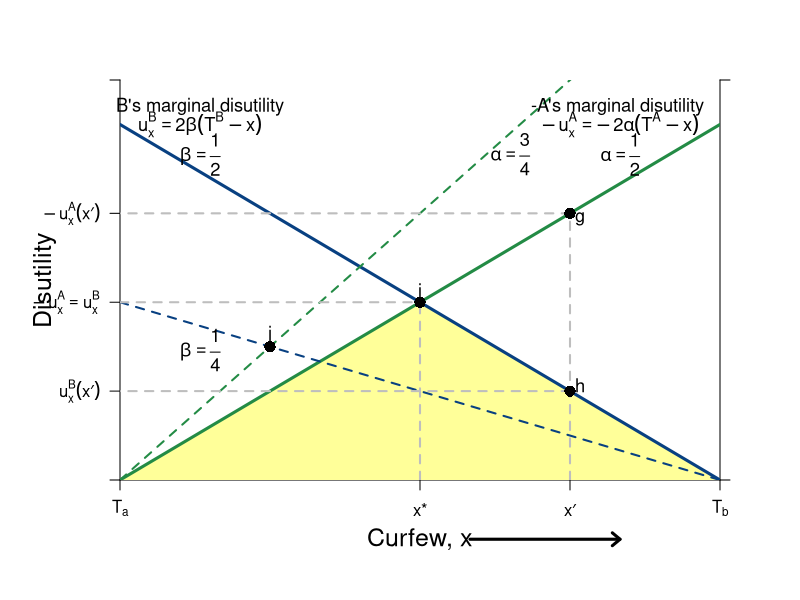

Generate this figure with R:
#Graph Designer: Simon Halliday
#Authors: Bowles, Foley and Halliday
#Title: Coordination, Conflict and Competition: A Text in Microeconomics

library(shape)
pdf(file = "what_can_markets_do/curfew_bargaining.pdf", width = 10, height = 8)

#Set parameters for graphics
axislabelsize <- 1.5
labelsize <- 1.1
graphlinewidth <- 3
segmentlinewidth <- 2

COL <- c("#7fc97f", "#beaed4", "#fdc086", "#ffff99", "#386cb0", "#f0027f", "#bf5b17", "#666666")
COLA <- c("#e0f3db", "#99d8c9","#66c2a4","#41ae76", "#238b45", "#005824")
COLB <- c("#4eb3d3", "#2b8cbe", "#0868ac","#084081")

#Edited the margins to cater for the larger LHS labels
par(mar =  c(6, 6, 4, 4))

#proportion of wealth functions

MUb <- function(x, beta = 1/2, Tb = 9){
  2*beta*(Tb - x)
}

MUa <- function(x, alpha = 1/2, Ta = 3){
  -2*alpha*(Ta - x)
}


#Add limits on axes and levels of utility for each function 
ylims <- c(0, 6.75)
xlims <- c(3, 9)

npts <- 501 
x <- seq(xlims[1], xlims[2], length.out = npts)
y <- seq(ylims[1], ylims[2], length.out = npts) 

plot(0, 0, xlim = xlims, ylim = ylims, type = "n",
     xlab = expression(paste("")),
     ylab = expression(paste("")), 
     xaxt = "n", 
     yaxt = "n", 
     cex.lab = axislabelsize, 
     bty = "n", 
     xaxs="i", 
     yaxs="i"
)

#x and y limits with plain axes without ticks/numbers to match previous graph; y axes on both sides

ticksx <- c(3, 6, 7.5, 9)
xlabels <- c(expression(paste(T[a])), expression(paste("x*")), expression(paste(x*minute)), expression(paste(T[b])))
ticksy <- c(0, MUa(x = 7.5), MUa(x = 6), MUb(x = 7.5), ylims[2])

ylabels <- c(NA, expression(paste(-u[x]^A*(x*minute))), expression(paste(-u[x]^A == u[x]^B)), expression(paste(u[x]^B*(x*minute))), NA)
ticksy2 <- c(ylims[1], ylims[2])
ylabels2 <- seq(from = 0, to = ylims[2], by = 10)
axis(1, at = ticksx,  pos = 0, labels = xlabels)
axis(2, at = ticksy,  pos = 3, labels = ylabels, las = 1)
axis(4, at = ticksy2, pos = 9, labels = FALSE, las=1)


#Disutility polygon
xrent <- c(3, 6, 9, 3)
yrent <- c(MUa(3), MUa(6), MUb(9), MUa(3))
polygon(xrent, yrent, col=COL[4], density = NULL, border = NA)


npts <- 503 
xx1 <- seq(xlims[1], xlims[2], length.out = npts)
xx2 <- seq(0, xlims[2], length.out = npts)
xx3 <- seq(xlims[1], 0, length.out = npts)
xx4 <- seq(-11, 0, length.out = npts)

#Axis labels and draw linear utility functions
text(6, -1, expression(paste("Curfew, x")), xpd = TRUE, cex = axislabelsize, srt = 0) 
#text(, side = 1, line = 2, cex = axislabelsize)
text(xlims[1] - 0.75, 0.5*ylims[2], expression(paste("Disutility")), xpd = TRUE, cex = axislabelsize, srt = 90) 

lines(xx1, MUb(xx1), col = COLB[4], lwd = graphlinewidth)
lines(xx1, MUa(xx1), col = COLA[5], lwd = graphlinewidth)
lines(xx1, MUa(xx1, alpha = 3/4), col = COLA[5], lwd = segmentlinewidth, lty = 2)
lines(xx1, MUb(xx1, beta = 1/4), col = COLB[4], lwd = segmentlinewidth, lty = 2)

#Label points on line

text(6, MUa(6) + 0.2, expression(paste(i)), cex = labelsize)
segments(6, 0, 6, MUa(6), lty = 2, col = "gray", lwd = segmentlinewidth)
segments(0, MUa(6), 6, MUa(6), lty = 2, col = "gray", lwd = segmentlinewidth)
points(6, MUa(6), pch = 16, col = "black", cex = 1.5)

text(7.5 + 0.1, MUa(7.5) - 0.1, expression(paste(g)), cex = labelsize)
segments(7.5, MUb(7.5), 0, MUb(7.5), lty = 2, col = "gray", lwd = segmentlinewidth)
segments(7.5, MUa(7.5), 0, MUa(7.5), lty = 2, col = "gray", lwd = segmentlinewidth)
segments(7.5, 0, 7.5, MUa(7.5), lty = 2, col = "gray", lwd = segmentlinewidth)
points(7.5, MUb(7.5), pch = 16, col = "black", cex = 1.5)

text(7.5 + 0.1, MUb(7.5) + 0.1, expression(paste("h")), cex = labelsize)
points(7.5, MUa(7.5), pch = 16, col = "black", cex = 1.5)

text(4.5, MUb(4.5, beta = 1/4)  + 0.2, expression(paste(j)), cex = labelsize)
points(4.5, MUa(4.5, alpha = 3/4), pch = 16, col = "black", cex = 1.5)


#Label relevant points on axes

#text(20, -.9, expression(paste("x*")), xpd = TRUE, cex = labelsize)
#text(33, -.9, expression(paste("a"[x])), xpd = TRUE, cex = labelsize)

#text(-2, 33, expression(paste(-u[x]^B*(x*minute))),  xpd = TRUE, cex = labelsize)
#text(-2, 7, expression(paste(u[x]^A*(x*minute))),  xpd = TRUE, cex = labelsize)

text(3.8, 6.3, expression(paste("B's marginal disutility")), xpd = TRUE, cex = labelsize)
text(3.8, 6, expression(paste(u[x]^B == 2*beta*(T^B - x))), xpd = TRUE, cex = labelsize)
text(3.8, 5.5, expression(paste(beta == frac(1,2))), xpd = TRUE, cex = labelsize)
text(3.8, 2.2, expression(paste(beta == frac(1,4))), xpd = TRUE, cex = labelsize)


text(8, 6.3, expression(paste("-A's marginal disutility ")),  xpd = TRUE, cex = labelsize)
text(8, 6, expression(paste(-u[x]^A == -2*alpha*(T^A - x))),  xpd = TRUE, cex = labelsize)
text(8, 5.5, expression(paste(alpha == frac(1,2))), xpd = TRUE, cex = labelsize)
text(6.9, 5.5, expression(paste(alpha == frac(3,4))), xpd = TRUE, cex = labelsize)

#Axis arrow
arrows(6.5, -1, 8, -1, xpd = TRUE, length=0.1,angle=40,lwd=3)


dev.off()
